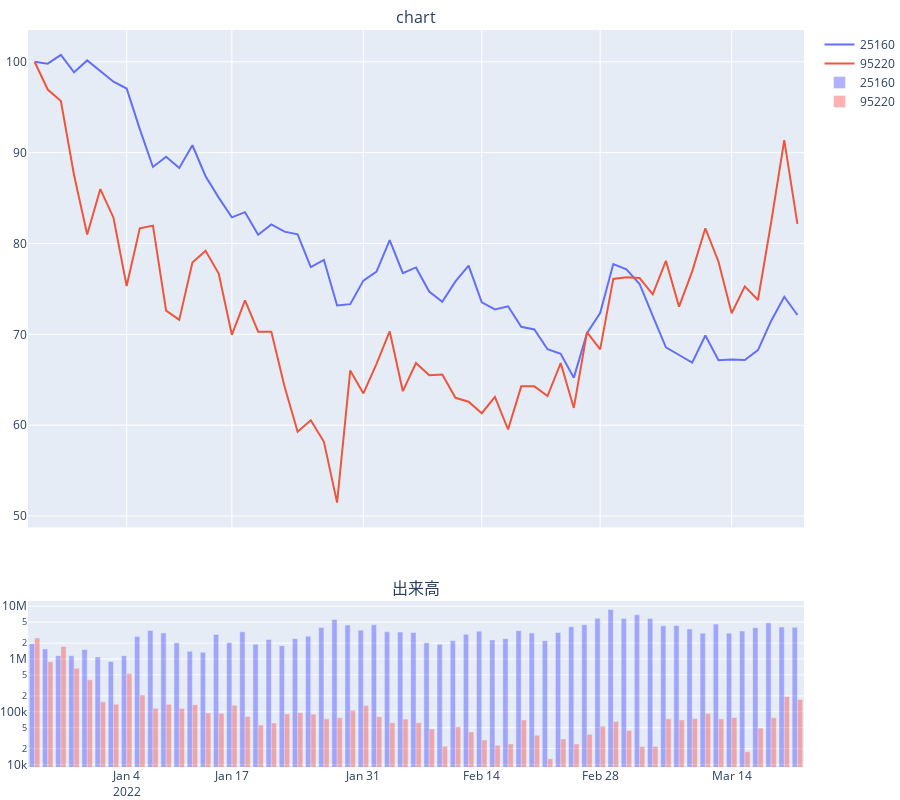

The notebook cell this image was saved under:
### Code cell
pairchart(df1,df2,start,end,indexing=True,corr=False,corr_span=5,add_volume=True,add_volume_log=True)
